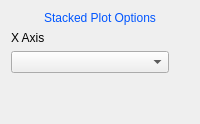
                      <widget class="QWidget" name="page_6">
                       <layout class="QGridLayout" name="gridLayout_17">
                        <item row="1" column="0">
                         <layout class="QGridLayout" name="gridLayout_16">
                          <item row="0" column="1">
                           <layout class="QVBoxLayout" name="verticalLayout_13">
                            <item>
                             <spacer name="verticalSpacer_9">
                              <property name="orientation">
                               <enum>Qt::Vertical</enum>
                              </property>
                              <property name="sizeHint" stdset="0">
                               <size>
                                <width>20</width>
                                <height>40</height>
                               </size>
                              </property>
                             </spacer>
                            </item>
                           </layout>
                          </item>
                          <item row="0" column="0">
                           <layout class="QVBoxLayout" name="verticalLayout_12">
                            <item>
                             <widget class="QLabel" name="StackedXComboLabel">
                              <property name="sizePolicy">
                               <sizepolicy hsizetype="Preferred" vsizetype="Fixed">
                                <horstretch>0</horstretch>
                                <verstretch>0</verstretch>
                               </sizepolicy>
                              </property>
                              <property name="text">
                               <string>X Axis</string>
                              </property>
                             </widget>
                            </item>
                            <item>
                             <widget class="QComboBox" name="StackedXAxis"/>
                            </item>
                            <item>
                             <spacer name="verticalSpacer_8">
                              <property name="orientation">
                               <enum>Qt::Vertical</enum>
                              </property>
                              <property name="sizeHint" stdset="0">
                               <size>
                                <width>20</width>
                                <height>40</height>
                               </size>
                              </property>
                             </spacer>
                            </item>
                           </layout>
                          </item>
                         </layout>
                        </item>
                        <item row="0" column="0">
                         <widget class="QLabel" name="label_19">
                          <property name="text">
                           <string>&lt;html&gt;&lt;head/&gt;&lt;body&gt;&lt;p align=&quot;center&quot;&gt;&lt;span style=&quot; color:#0055ff;&quot;&gt;Stacked Plot Options&lt;/span&gt;&lt;/p&gt;&lt;/body&gt;&lt;/html&gt;</string>
                          </property>
                         </widget>
                        </item>
                       </layout>
                      </widget>
